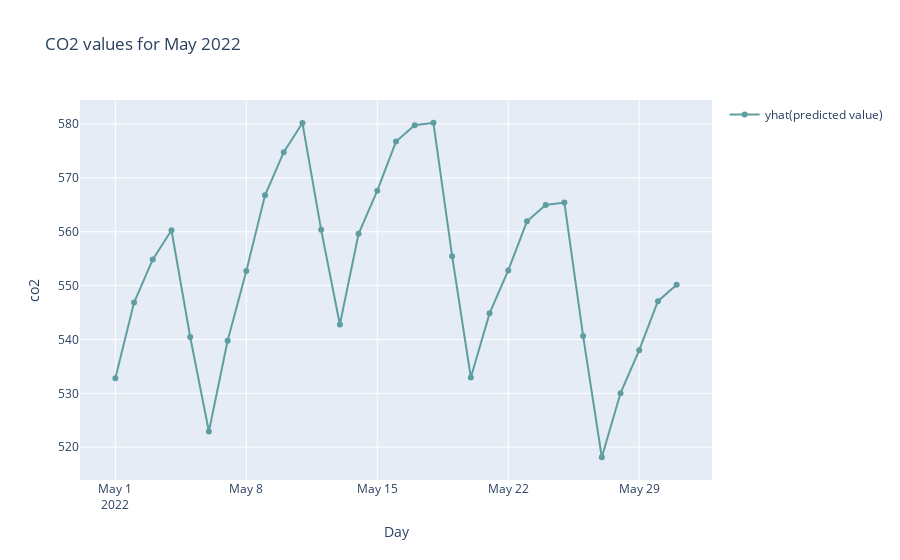

The code cell stored with this chart in its notebook:
### Code cell
# predicted value
fig.add_trace(go.Scatter(
    x=group_by_df['day'],
    y=cmp_df['yhat'],
    name='yhat(predicted value)',
    mode='lines+markers',
    line=dict(
        color='rgb(95,158,160)'),
    marker=dict(
        color='rgb(95,158,160)')
))

fig.update_layout(title='CO2 values for May 2022', yaxis_title=sensor_name, xaxis_title='Day',
                  showlegend=True)
fig.show()

### Figure 1 — Plotly figure (JSON) as saved in the notebook; plotly's stock layout.template omitted (floating-point values rounded to 4 significant figures)
{"data": [{"line": {"color": "rgb(95,158,160)"}, "marker": {"color": "rgb(95,158,160)"}, "mode": "lines+markers", "name": "yhat(predicted value)", "type": "scatter", "x": ["2022-05-01T00:00:00", "2022-05-02T00:00:00", "2022-05-03T00:00:00", "2022-05-04T00:00:00", "2022-05-05T00:00:00", "2022-05-06T00:00:00", "2022-05-07T00:00:00", "2022-05-08T00:00:00", "2022-05-09T00:00:00", "2022-05-10T00:00:00", "2022-05-11T00:00:00", "2022-05-12T00:00:00", "2022-05-13T00:00:00", "2022-05-14T00:00:00", "2022-05-15T00:00:00", "2022-05-16T00:00:00", "2022-05-17T00:00:00", "2022-05-18T00:00:00", "2022-05-19T00:00:00", "2022-05-20T00:00:00", "2022-05-21T00:00:00", "2022-05-22T00:00:00", "2022-05-23T00:00:00", "2022-05-24T00:00:00", "2022-05-25T00:00:00", "2022-05-26T00:00:00", "2022-05-27T00:00:00", "2022-05-28T00:00:00", "2022-05-29T00:00:00", "2022-05-30T00:00:00", "2022-05-31T00:00:00"], "y": [532.8, 546.9, 554.9, 560.3, 540.5, 522.9, 539.8, 552.7, 566.8, 574.8, 580.2, 560.3, 542.8, 559.6, 567.6, 576.7, 579.8, 580.2, 555.5, 532.9, 544.8, 552.8, 561.9, 565.0, 565.4, 540.7, 518.1, 530.0, 538.0, 547.1, 550.2]}], "layout": {"showlegend": true, "title": {"text": "CO2 values for May 2022"}, "xaxis": {"title": {"text": "Day"}}, "yaxis": {"title": {"text": "co2"}}}}
